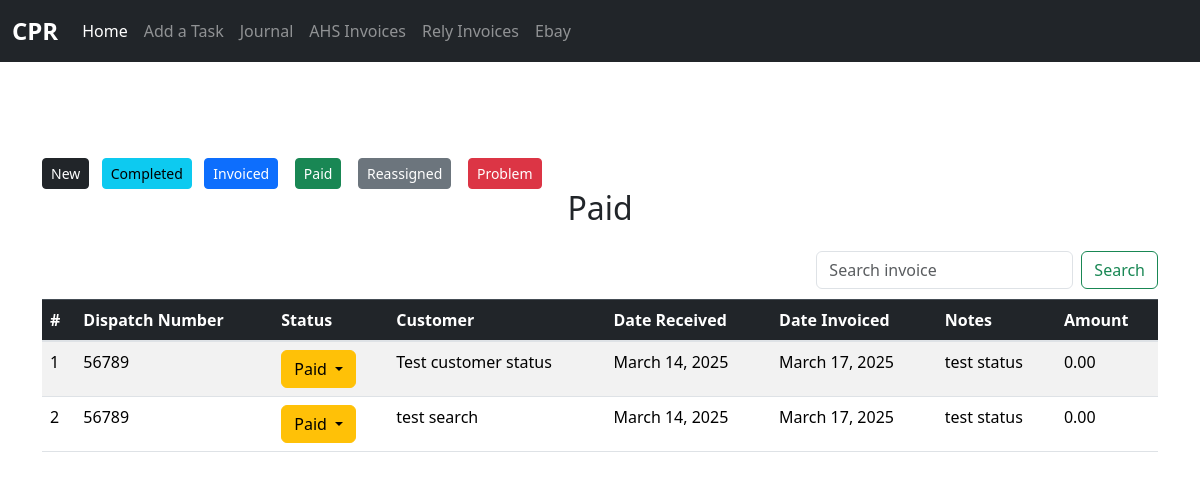
The app's page /rely/rely_invoice_paid, older data.
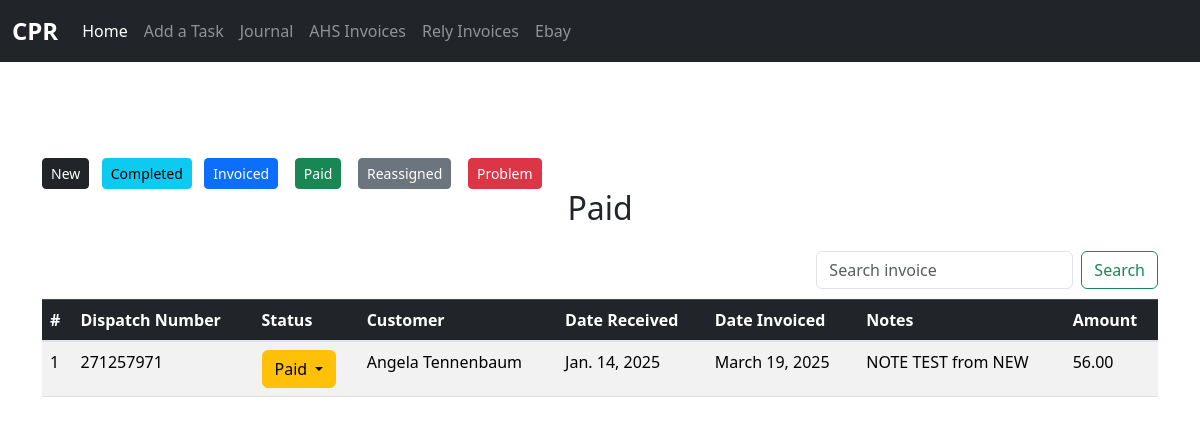
The same page, newer data.
### rely_invoice/models.py (models this page shows, shortened)
class RelyPaid(models.Model):
	dispatch_number = models.CharField(max_length=50, blank=True, null=True)
	status = models.ForeignKey(Status, null=True, blank=True, on_delete=models.SET_NULL)
	customer = models.CharField(max_length=50, blank=True, null=True)
	date_received = models.DateField(default=timezone.now)  # Date the invoice was received
	date_invoiced = models.DateField(default=timezone.now)  # Date the invoice was invoiced
	note = models.TextField(blank=False, null=False)
	amount = models.DecimalField(max_digits=20, decimal_places=2, blank=True, null=True)
	class Meta:
		verbose_name_plural = "Rely Paid"

class Status(models.Model):
	name = models.CharField(max_length=50, blank=True, null=False)

### rely_invoice/views.py (the view)
# urls.py: path('rely_invoice_paid', views.rely_invoice_paid, name="rely_invoice_paid"),
def rely_invoice_paid(request):
    all_invoice = RelyPaid.objects.all().order_by('-id')
    all_statuses = Status.objects.all()
    search_results = None
    if request.method == "POST":
        inv_data = request.POST.get('inv_data', '').strip()
        messages.success(request, f"You searched {inv_data}")
        if inv_data:
            search_results = RelyPaid.objects.filter(dispatch_number__icontains=inv_data) | \
                             RelyPaid.objects.filter(customer__icontains=inv_data)
    context = {
        "all_invoice": all_invoice,
        "all_statuses": all_statuses,
        'search_results':search_results
    }
    return render(request, 'rely_paid.html', context)

### rely_invoice/templates/rely_paid.html (shortened to what this page needs)
{% extends 'base.html' %}
{% block content %}
	<div class="container mt-5">
		{% include 'rely_nav.html' %}
		<h2 style="text-align: center;" class="mb-4">Paid</h2>
	    	<div class="table-responsive">
	    		<form style="float:right;" method="POST" class="form-inline my-2 my-lg-0">
				    <input name="inv_data" class="form-control mr-sm-2" type="search" placeholder="Search invoice" aria-label="Search">
				    <button class="btn btn-outline-success my-2 my-sm-0" type="submit">Search</button>
				</form>
				<br><br>
<table class="table table-striped">
    <thead class="table-dark">
        <tr>
            <th>#</th>
            <th>Dispatch Number</th>
            <th>Status</th>
            <th>Customer</th>
            <th>Date Received</th>
            <th>Date Invoiced</th>
            <th>Notes</th>
            <th>Amount</th>
        </tr>
    </thead>
    <tbody>
        {% if search_results is None %}
            {% for invoice in all_invoice %}
            <tr>
                <td>{{ forloop.counter }}</td>
                <td>{{ invoice.dispatch_number }}</td>
                <td>
				    <div class="dropdown">
				        <button class="btn btn-warning dropdown-toggle" data-bs-toggle="dropdown">
				            {{ invoice.status.name }}
				        </button>
				    </div>
				</td>
                <td>{{ invoice.customer }}</td>
                <td>{{ invoice.date_received }}</td>
                <td>{{ invoice.date_invoiced }}</td>
                <td>{{ invoice.note }}</td>
                <td>{{ invoice.amount }}</td>
            </tr>
            {% empty %}
            <tr>
                <td colspan="6" class="text-center">No invoices available.</td>
            </tr>
            {% endfor %}
        {% endif %}
    </tbody>
</table>
	    	</div>
	</div>
{% endblock %}

Row changes from the older to the newer data that the page shows:
removed RelyPaid: dispatch_number "56789", status.name "Paid", customer "Test customer status", date_received "March 14, 2025", date_invoiced "March 17, 2025", note "test status", amount "0.00"
removed RelyPaid: dispatch_number "56789", status.name "Paid", customer "test search", date_received "March 14, 2025", date_invoiced "March 17, 2025", note "test status", amount "0.00"
added RelyPaid: dispatch_number "271257971", status.name "Paid", customer "Angela Tennenbaum", date_received "Jan. 14, 2025", date_invoiced "March 19, 2025", note "NOTE TEST from NEW", amount "56.00"
